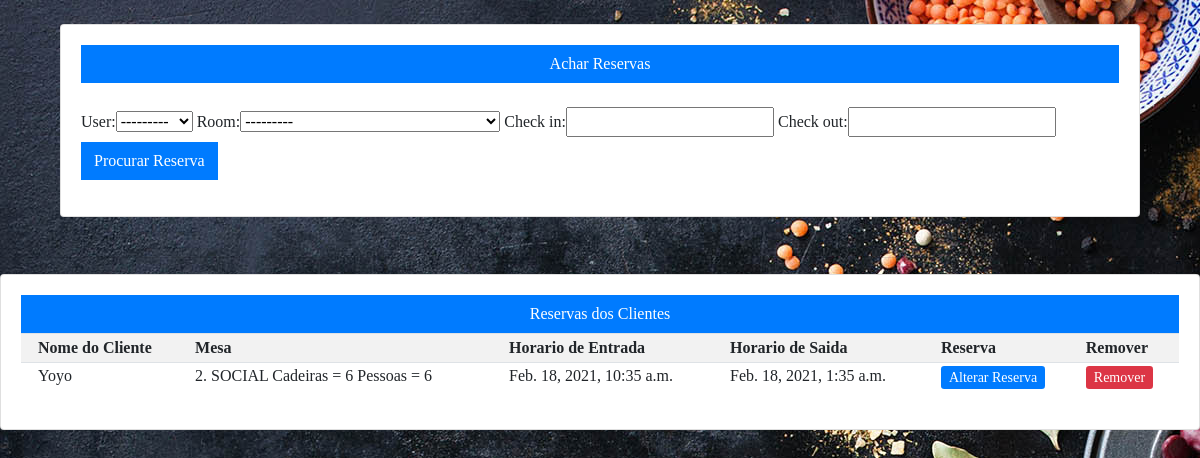
The app's page /listareservas/ (signed in), older data.
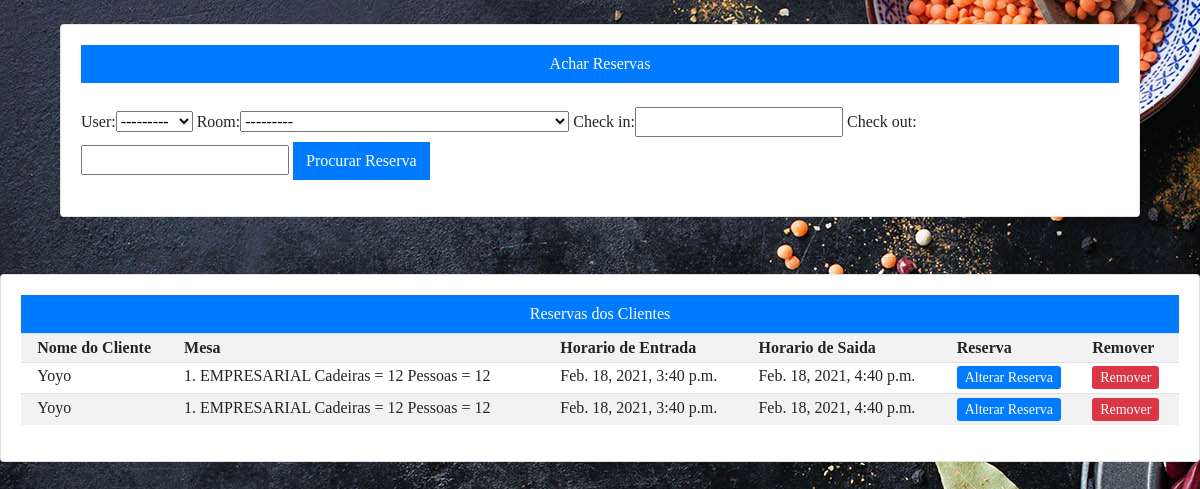
The same page, newer data.
### entregar/models.py (models this page shows, shortened)
class Booking(models.Model):
    user = models.ForeignKey(settings.AUTH_USER_MODEL,on_delete=models.CASCADE)
    room = models.ForeignKey(Room, on_delete=models.CASCADE)
    check_in = models.DateTimeField()
    check_out = models.DateTimeField()

class Room(models.Model):
    ROOM_CATEGORIES = (
        ('EMPRESARIAL', 'EMPRESARIAL'),
        ('SOCIAL', 'SOCIAL'),
        ('CASAL', 'CASAL'),
        ('VIP','VIP')
    )
    number = models.IntegerField()
    category = models.CharField(max_length=15, choices=ROOM_CATEGORIES)
    cadeiras = models.IntegerField()
    capacity = models.IntegerField()
    def __str__(self):
        return f'{self.number}. {dict(self.ROOM_CATEGORIES)[self.category]} Cadeiras = {self.cadeiras} Pessoas = {self.capacity}'

### entregar/decorators.py (the view)
    def wrapper_function(request, *args, **kwargs):
        group = None
        if request.user.groups.exists():
            group = request.user.groups.all()[0].name
        if group == 'customer':
            return redirect('user-page')
        if group == 'adminC':
            return redirect('cozinha')
        if group == 'admin':
            return view_func(request, *args, **kwargs)

### entregar/views.py (called while the page is built)
@login_required(login_url='login')
@admin_only
def listareservas(request):
    reservas = Booking.objects.all()
    myFilter = BookingFilter(request.GET, queryset=reservas)
    reservas = myFilter.qs
    context = {'reservas': reservas,'myFilter': myFilter}
    return render(request, 'entregar/listareservas.html', context)

### entregar/templates/entregar/listareservas.html (shortened to what this page needs)
{% load static %}
{% block content %}
<head>
	<link rel="stylesheet" href="https://stackpath.bootstrapcdn.com/bootstrap/4.1.3/css/bootstrap.min.css">
	<link rel="stylesheet" href="https://use.fontawesome.com/releases/v5.6.1/css/all.css">
    <link rel="stylesheet" type="text/css" href="{% static '/css/main.css' %}" >
<br>
<div class="container">
 <div class="col" >
        <div class="card card-body ">
            <a class="btn btn-primary btn-md btn-block" href="#">Achar Reservas</a>
            <br>
            <form method="get">
                {{myFilter.form}}
                 <button type="submit" class="btn btn-primary">Procurar Reserva</button>
            </form>
        </div>
    </div>
</div>
<br>
<div class="row">
    <div class="col-md-12">
        <hr>
        <div class="card card-body ">
            <a class="btn btn-primary btn-md btn-block" href="#">Reservas dos Clientes</a>
            <table class="table table-sm table-striped">
                <tr>
                    <th></th>
                    <th>Nome do Cliente</th>
                    <th>Mesa</th>
                    <th>Horario de Entrada</th>
                    <th>Horario de Saida</th>
                    <th>Reserva</th>
                    <th>Remover</th>
                </tr>
                {% for r in reservas %}
                    <tr>
                        <td></td>
                        <td>{{ r.user }}</td>
                        <td>{{r.room}}</td>
                        <td>{{ r.check_in}}</td>
                        <td>{{ r.check_out}}</td>
                        <td><a class="btm btn-sm btn-Primary" href="{% url 'update_reserva' r.id %}">Alterar Reserva</a></td>
                        <td><a class="btm btn-sm btn-danger" href="{% url 'delete_reserva' r.id %}" >Remover</a></td>
                    </tr>
                {% endfor %}
            </table>
        </div>
    </div>
</div>
{% endblock content %}

Row changes from the older to the newer data that the page shows:
removed Booking: user "Yoyo", room "2. SOCIAL Cadeiras = 6 Pessoas = 6", check_in "Feb. 18, 2021, 10:35 a.m.", check_out "Feb. 18, 2021, 1:35 a.m."
added Booking: user "Yoyo", room "1. EMPRESARIAL Cadeiras = 12 Pessoas = 12", check_in "Feb. 18, 2021, 3:40 p.m.", check_out "Feb. 18, 2021, 4:40 p.m."
added Booking: user "Yoyo", room "1. EMPRESARIAL Cadeiras = 12 Pessoas = 12", check_in "Feb. 18, 2021, 3:40 p.m.", check_out "Feb. 18, 2021, 4:40 p.m."
